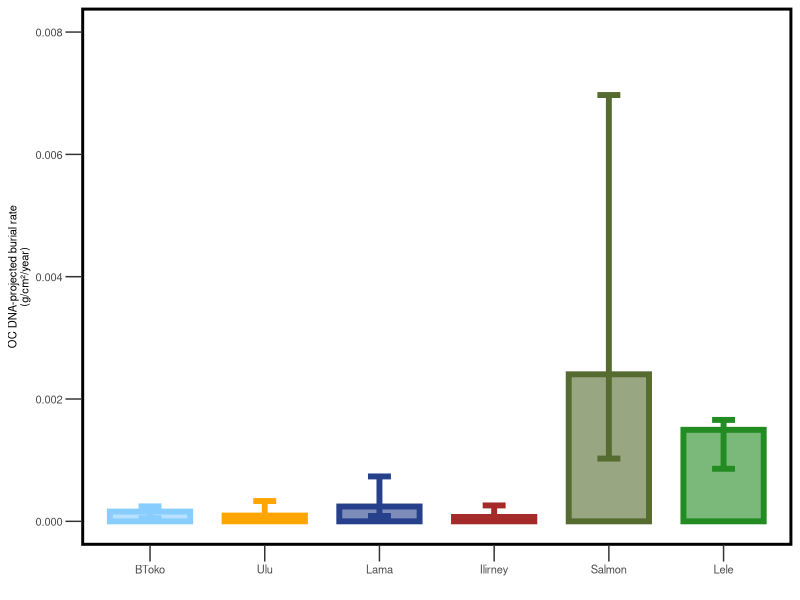
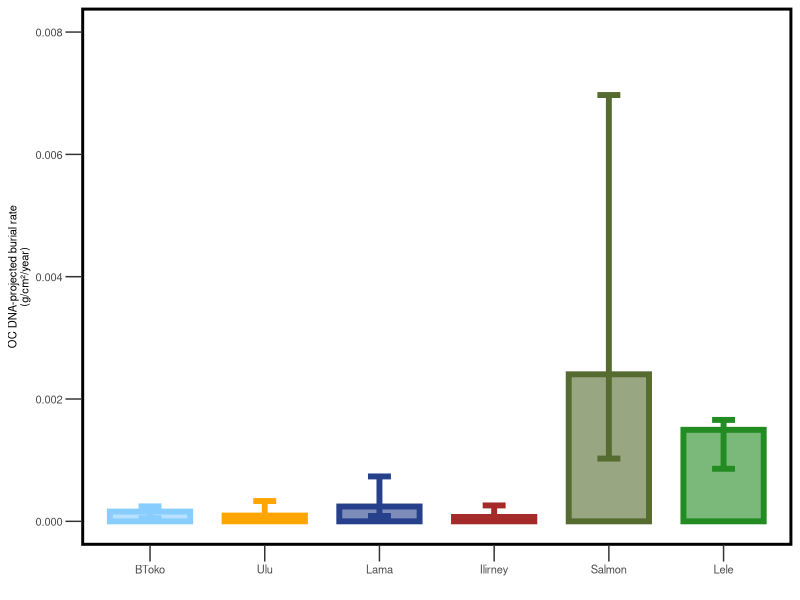
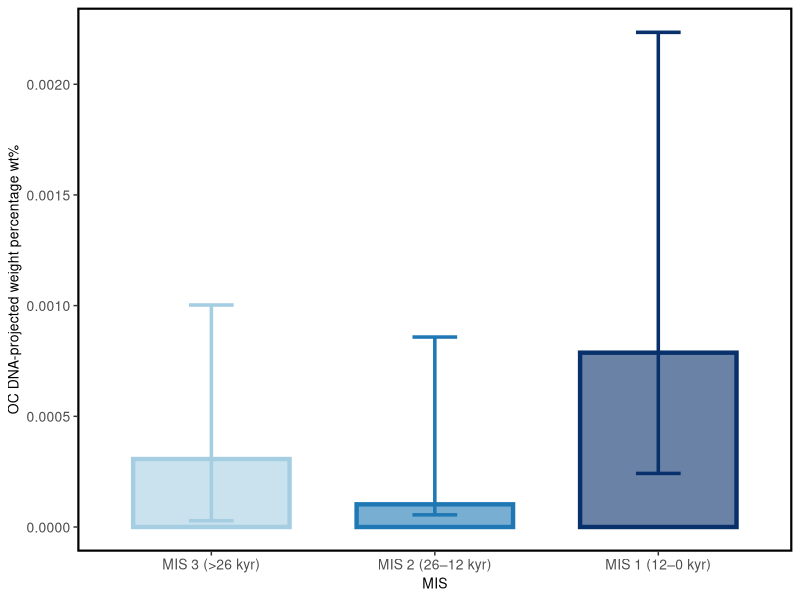
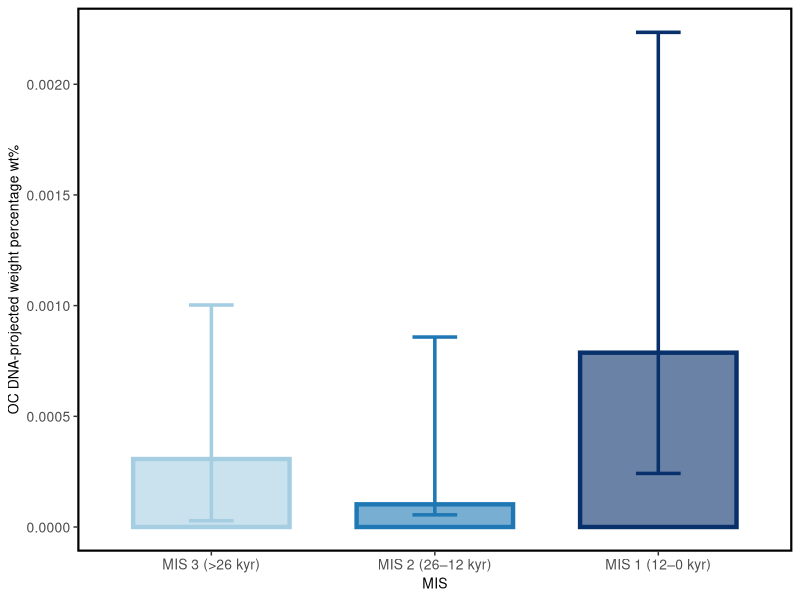

R code for these plots, in order:
# =============================================================================
# Fig. 2 – OC DNA-projected burial rate
# =============================================================================
#
# Description:
#   This script calculates and visualizes OC DNA-projected burial rate
#   based on DNA-projected biomass.
#
# Panels:
#   Fig. 2  – OC DNA-projected burial rate by lake/core
#   Fig. 2c – OC DNA-projected burial rate across Marine Isotope Stages (MIS)
#
# Data:
#   data/Processed_DNA_with_MC_biomass_final.csv
#
# Output:
#   figures
#
# =============================================================================


# Load required packages

library(tidyverse)

# ============================================================

# 1. Load data

# ============================================================

# Relative path for GitHub reproducibility

Burial_rate_biomass <- read.csv(
  "data/Processed_DNA_with_MC_biomass_final.csv"
)

# Output directory

output_dir <- "figures"

if (!dir.exists(output_dir)) {
  dir.create(output_dir, recursive = TRUE)
}

# ============================================================

# Fig. 2 – Burial rate by lake/core

# ============================================================

# Define Timeslice range

timeslices <- seq(0, 60, 2)

# Assign Age to Timeslice

assign_timeslice <- function(Age) {
  
  for (i in 1:(length(timeslices) - 1)) {
    
    
    if (timeslices[i] <= Age &
        Age < timeslices[i + 1]) {
      
      return(
        paste0(
          timeslices[i],
          "-",
          timeslices[i + 1]
        )
      )
    }
    
    
  }
  
  return(
    paste0(
      timeslices[length(timeslices)],
      "+"
    )
  )
}

# Add Timeslice and Startage

Burial_rate_biomass$timeslice <- sapply(
  Burial_rate_biomass$Age,
  assign_timeslice
)

Burial_rate_biomass$Startage <- as.integer(
  sub(
    "-.*",
    "",
    Burial_rate_biomass$timeslice
  )
)

# ------------------------------------------------------------

# Standardize core names

# ------------------------------------------------------------

Burial_rate_biomass <- Burial_rate_biomass %>%
  mutate(
    core_name = case_when(
      grepl(
        "Ilirney",
        Core.x,
        ignore.case = TRUE
      ) ~ "Ilirney",
      
      
      grepl(
        "Lele",
        Core.x,
        ignore.case = TRUE
      ) ~ "Lele",
      
      grepl(
        "Lama",
        Core.x,
        ignore.case = TRUE
      ) ~ "Lama",
      
      grepl(
        "Btoko",
        Core.x,
        ignore.case = TRUE
      ) ~ "BToko",
      
      grepl(
        "Salmon",
        Core.x,
        ignore.case = TRUE
      ) ~ "Salmon",
      
      grepl(
        "Ulu",
        Core.x,
        ignore.case = TRUE
      ) ~ "Ulu"
    )
    
    
  )

# ------------------------------------------------------------

# Core colours

# ------------------------------------------------------------

core_colors <- c(
  "Ilirney" = "brown",
  "Lele" = "forestgreen",
  "Lama" = "royalblue4",
  "BToko" = "#87CEFF",
  "Salmon" = "darkolivegreen",
  "Ulu" = "orange"
)

# ------------------------------------------------------------

# Prepare data

# ------------------------------------------------------------

Burial_rate_biomass_long <- Burial_rate_biomass %>%
  select(
    Startage,
    BR_Total_median_biomass,
    core_name
  ) %>%
  pivot_longer(
    cols = BR_Total_median_biomass,
    names_to = "Type",
    values_to = "Value"
  )

Burial_rate_biomass_long$core_name <- factor(
  Burial_rate_biomass_long$core_name,
  levels = c(
    "BToko",
    "Ulu",
    "Lama",
    "Ilirney",
    "Salmon",
    "Lele"
  )
)

# ------------------------------------------------------------

# Calculate median and quartiles

# ------------------------------------------------------------

BR_biomass_summary <- Burial_rate_biomass_long %>%
  group_by(core_name) %>%
  summarise(
    median = median(
      Value,
      na.rm = TRUE
    ),
    
    
    Q1 = quantile(
      Value,
      0.25,
      na.rm = TRUE
    ),
    
    Q3 = quantile(
      Value,
      0.75,
      na.rm = TRUE
    ),
    
    .groups = "drop"
    
    
  ) %>%
  mutate(
    ymin = Q1,
    ymax = Q3
  )

# ------------------------------------------------------------

# Plot Fig. 2 – Burial rate by lake/core

# ------------------------------------------------------------

bar_BR_biomass_lake <- ggplot(
  BR_biomass_summary,
  aes(
    x = core_name,
    y = median,
    color = core_name,
    fill = core_name
  )
) +
  
  geom_bar(
    stat = "identity",
    width = 0.7,
    size = 2,
    alpha = 0.6
  ) +
  
  geom_errorbar(
    aes(
      ymin = ymin,
      ymax = ymax
    ),
    width = 0.2,
    size = 2
  ) +
  
  scale_x_discrete(
    name = ""
  ) +
  
  scale_y_continuous(
    name = "OC DNA-projected burial rate\n(g/cm²/year)",
    limits = c(0, 0.008)
  ) +
  
  scale_fill_manual(
    values = alpha(
      core_colors,
      0.6
    )
  ) +
  
  scale_color_manual(
    values = core_colors
  ) +
  
  theme_bw() +
  
  theme(
    legend.position = "none",
    
    
    axis.text.x = element_text(
      size = 8
    ),
    
    axis.text.y = element_text(
      size = 8
    ),
    
    axis.title = element_text(
      size = 8
    ),
    
    panel.border = element_rect(
      fill = NA,
      colour = "black",
      size = 2
    ),
    
    axis.ticks.length = unit(
      4,
      "mm"
    ),
    
    panel.grid = element_blank(),
    
    panel.background = element_blank()
   
    
  )

# ------------------------------------------------------------

# Save Fig. 2

# ------------------------------------------------------------

ggsave(
  file.path(
    output_dir,
    "Fig2_map.png"
  ),
  bar_BR_biomass_lake,
  width = 5,
  height = 4,
  dpi = 300
)

ggsave(
  file.path(
    output_dir,
    "Fig2_map.pdf"
  ),
  bar_BR_biomass_lake,
  width = 5,
  height = 4
)

# ============================================================

# Fig. 2c – MIS 3 / MIS 2 / MIS 1

# ============================================================

Burial_rate_biomass_long <- Burial_rate_biomass %>%
  select(
    Age,
    BR_Total_median_biomass
  ) %>%
  pivot_longer(
    cols = BR_Total_median_biomass,
    names_to = "Type",
    values_to = "Value"
  )

# Assign Marine Isotope Stage

Burial_rate_biomass_long <- Burial_rate_biomass_long %>%
  mutate(
    MIS = case_when(
      Age > 26 ~ "MIS 3 (>26 kyr)",
      Age > 12 & Age <= 26 ~ "MIS 2 (26–12 kyr)",
      Age <= 12 ~ "MIS 1 (12–0 kyr)"
    )
  )

# Set MIS order

Burial_rate_biomass_long$MIS <- factor(
  Burial_rate_biomass_long$MIS,
  levels = c(
    "MIS 3 (>26 kyr)",
    "MIS 2 (26–12 kyr)",
    "MIS 1 (12–0 kyr)"
  )
)

# Calculate median and quartiles

BR_summary <- Burial_rate_biomass_long %>%
  group_by(MIS) %>%
  summarise(
    median = median(
      Value,
      na.rm = TRUE
    ),
    
    
    Q1 = quantile(
      Value,
      0.25,
      na.rm = TRUE
    ),
    
    Q3 = quantile(
      Value,
      0.75,
      na.rm = TRUE
    ),
    
    .groups = "drop"
    
    
  ) %>%
  mutate(
    ymin = Q1,
    ymax = Q3
  )

# MIS colours

mis_colors <- c(
  "MIS 3 (>26 kyr)" = "#A6CEE3",
  "MIS 2 (26–12 kyr)" = "#1F78B4",
  "MIS 1 (12–0 kyr)" = "#08306B"
)

# ------------------------------------------------------------

# Plot Fig. 2c

# ------------------------------------------------------------

p_bar <- ggplot(
  BR_summary,
  aes(
    x = MIS,
    y = median,
    fill = MIS,
    color = MIS
  )
) +
  
  geom_bar(
    stat = "identity",
    width = 0.7,
    size = 1.5,
    alpha = 0.6
  ) +
  
  geom_errorbar(
    aes(
      ymin = ymin,
      ymax = ymax
    ),
    width = 0.2,
    size = 1.2
  ) +
  
  scale_y_continuous(
    name = "OC DNA-projected weight percentage wt%"
  ) +
  
  scale_fill_manual(
    values = mis_colors
  ) +
  
  scale_color_manual(
    values = mis_colors
  ) +
  
  theme_bw() +
  
  theme(
    legend.position = "none",
    
    
    axis.text.x = element_text(
      size = 10
    ),
    
    axis.text.y = element_text(
      size = 10
    ),
    
    axis.title = element_text(
      size = 10
    ),
    
    panel.border = element_rect(
      fill = NA,
      colour = "black",
      size = 1.5
    ),
    
    panel.grid = element_blank()
    
    
  )

# ------------------------------------------------------------

# Save Fig. 2c

# ------------------------------------------------------------

ggsave(
  file.path(
    output_dir,
    "Fig2_map_MIS_barplot.png"
  ),
  p_bar,
  width = 5,
  height = 4,
  dpi = 300
)

ggsave(
  file.path(
    output_dir,
    "Fig2_map_MIS_barplot.pdf"
  ),
  p_bar,
  width = 5,
  height = 4
)

# ============================================================

# End of script

# ============================================================
